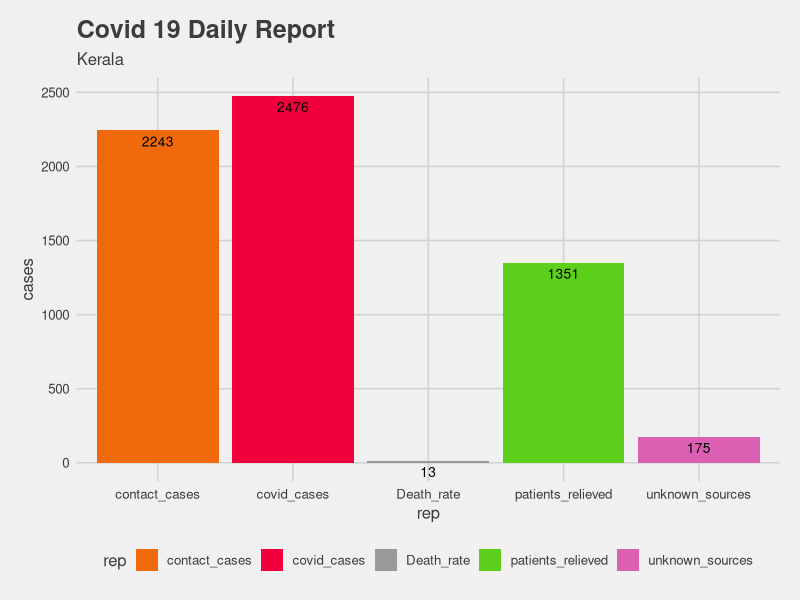
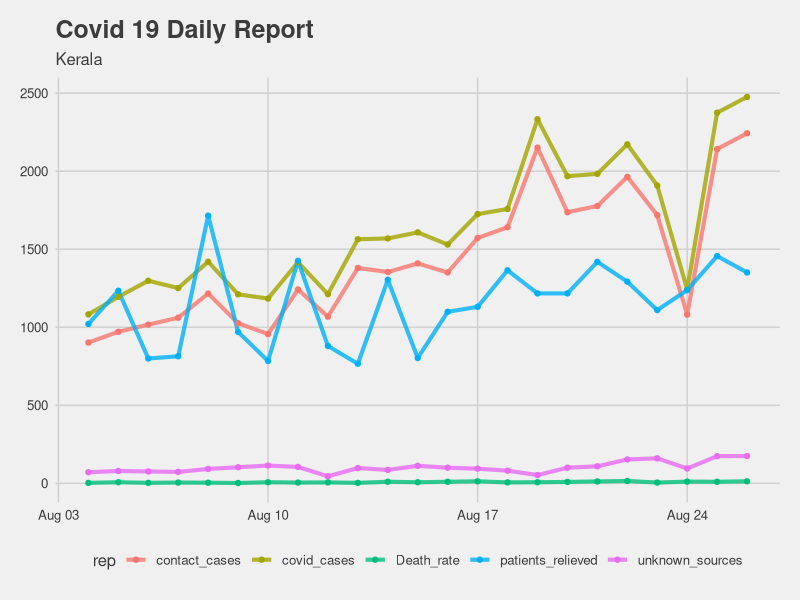

Generate these figures, in order, with R:
library(tidyverse)
library(lubridate)
library(ggthemes)

# read
cn <- read_csv("data/covid_numbers.csv")

# change date format
cn$date <- as.Date(cn$date,"%d/%m/%y")

# remove unwanted columns
cn <- cn %>% 
        select(3:9)

# wide to long dataset
cn_l<- cn %>%
        select(-Total_Active_Cases) %>% 
        pivot_longer(-date, names_to="rep", values_to="case")

# change a column to factor variable
cn_l$rep <- as.factor(cn_l$rep)

# barplot state kerala
cn_l %>% filter(date == max(cn_l$date)) %>% # change date 
        ggplot(aes(rep,case, fill=rep))+
        geom_bar(stat = "identity")+
        scale_fill_manual(values=c("#f0690a", "#f0003c", "#999999","#5bcf19", "#db60b4"))+
        geom_text(aes(label=case), vjust=1.6, color="black",
                  position = position_dodge(0.9), size=3.5)+
        labs(title = "Covid 19 Daily Report",
             subtitle = "Kerala",
             y="cases")+
        theme_fivethirtyeight()+
        theme(axis.title = element_text())
        

# Time Series ---------------------------------------------------------------------------------


cn_l %>%
        ggplot(aes(date,case, color =rep))+
        geom_line(size =1.4, alpha =0.8)+
        geom_point()+
        theme_fivethirtyeight()+
        labs(title = "Covid 19 Daily Report",
             subtitle = "Kerala",
             y="cases")


